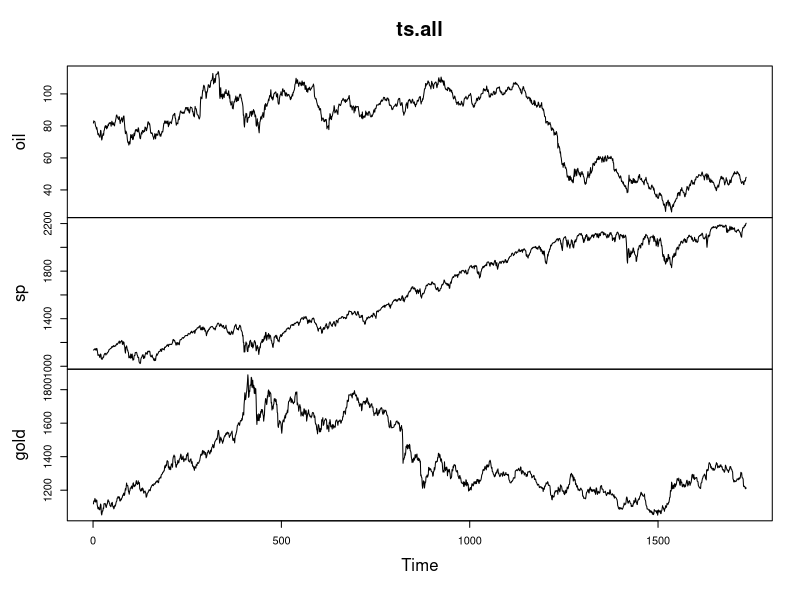

The R script that drew this image: (Note: this script raises an error after producing the figure.)
#Homework 6 - working with timeseries data 
library("lubridate")

setwd("C:\\Users\\Steven\\Google Drive\\1. MOT\\1) Fall 2016\\1. BA\\Assignments\\Homework 6")
#read in S&P 500 data 
sp <- read.csv("sp.csv", stringsAsFactors=FALSE, header=TRUE)

sp$Date <- as.Date(sp$Date, "%d-%B-%y")
#sort by date, starting with the oldest dates
sp <- sp[order(as.Date(sp$Date, format="%Y/%m/%d", decreasing=FALSE)),]

#sort in decreasing fashion using reverse function (decreasing=TRUE does not work for dates)


sp_descending <- sp[rev(order(as.Date(sp$Date))),]

#read in gold 
gold <- read.csv("gold2016.csv", stringsAsFactors=FALSE, header=TRUE)
gold$Date <- as.Date(gold$Date, "%d-%B-%y")
gold <- gold[order(as.Date(gold$Date, format="%y/%m/%d")),]
gold

#create monthly intervals by just third day 
gold['day']<- strftime(gold$Date, "%d")

#create snapshot monthly price of Gold on third of month 
gold_month <- subset(gold, gold$day == "03")
gold_month['gold_month_price'] <- gold_month$Price
gold_month <- subset(gold_month, select=c("gold_month_price"))

#calculate average monthly price of Gold 
gold['day_year'] <- strftime(gold$Date, "%m/%y")
gold['avg_price'] <- 0
for (i in 1:nrow(gold)) {
  submonth <- subset(gold, day_year == day_year[i])
    gold$avg_price[i] <- (sum(submonth$Price))/length(submonth$Price)
  }
  
 
head(gold)
  
#read in oil 
oil <- read.csv("oil2016.csv", stringsAsFactors=FALSE, header=TRUE)
oil$Date <- as.Date(oil$Date, "%d-%B-%y")
oil <- oil[order(as.Date(oil$Date, format="%y/%m/%d")),]

#merge

oil['oil'] <- oil$Price 
sp['sp'] <- sp$Price
gold['gold'] <- gold$Price
gold['gold_avg'] <-gold$avg_price

timeseries <- merge(oil, sp, by="Date")
timeseries <- merge(timeseries, gold, by="Date")
timeseries <- subset(timeseries, select=c("Date", "oil", "sp", "gold", "gold_avg"))

#unique TS for monthly gold 
timeseries_month <- unique(timeseries$gold_avg, incomparables=FALSE)

#create time series
timeseries_all <- subset(timeseries, select=c("oil", "sp", "gold"))
ts.all <- ts(data=timeseries_all)
ts.oil<-ts(timeseries_all$oil) 
ts.gold <- ts(timeseries_all$gold)
ts.gold_avg <- ts(timeseries_month)
ts.sp <- ts(timeseries_all$sp)



#set frequency 
ts.gold_avg<-ts(timeseries_month, frequency= 12) 
ts.gold_avg
help(ts)
plot(ts.all)
plot(ts.gold.month1)

#decompose 
ts.gold.1<-ts(timeseries$gold_month_price)
plot.ts(ts.gold.1)

ts.gold.1.d <- decompose(ts.gold.1)
plot(ts.gold.1.d)
